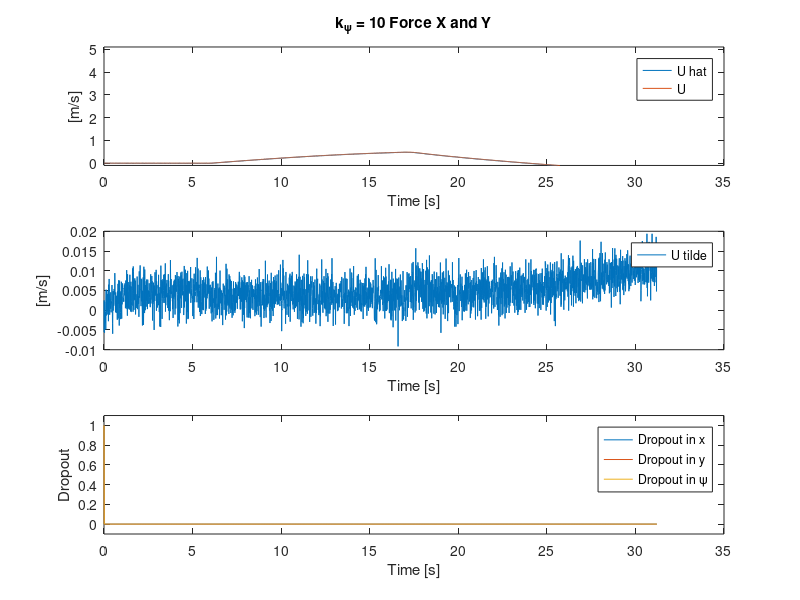
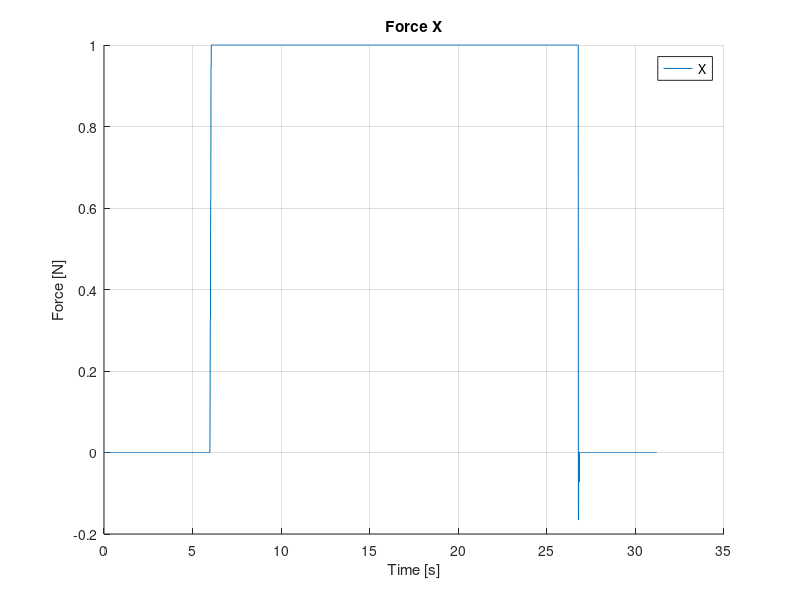
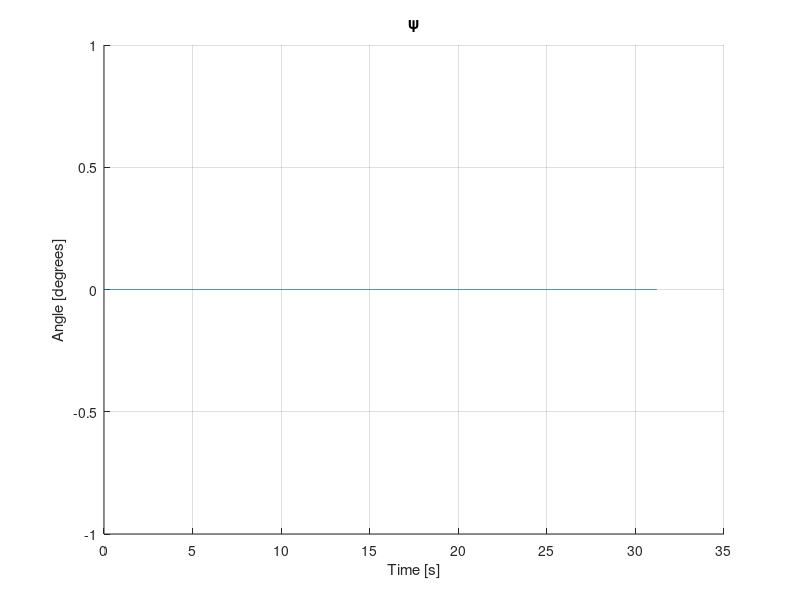
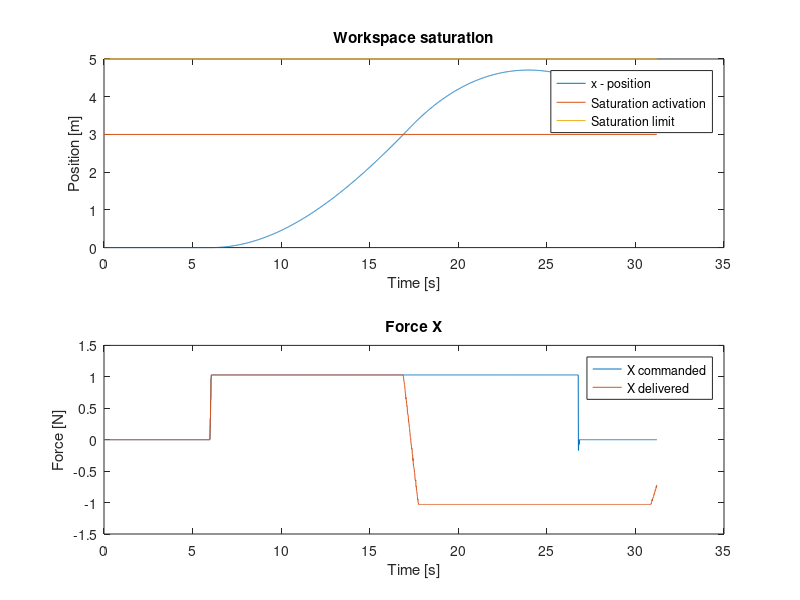

Recreate these plots in MATLAB, in order.
clear
close all
eta = load('psi.mat', 'ans');
eta = eta.ans;
tau = load('tau.mat', 'ans');
tau = tau.ans;
u_hat = load('u_hat.mat', 'ans');
u_hat = u_hat.ans;
u_real = load('u_real.mat', 'ans');
u_real = u_real.ans;
u_tilde = load('u_tilde.mat', 'ans');
u_tilde = u_tilde.ans;
dropout = load('dropout.mat', 'ans');
dropout = dropout.ans;
tau_out = load('tau_out.mat', 'ans');
tau_out = tau_out.ans;
a = 1;
b = length(u_hat(1, :));
%U
f1 = figure;
hold on
grid on
subplot(3, 1, 1);
plot(u_hat(1, a:b), u_hat(2, a:b), u_real(1, a:b), u_real(2, a:b));
title('k_{\psi} = 10 Force X and Y');
xlabel('Time [s]');
ylabel('[m/s]');
legend('U hat', 'U');
ylim([-0.1 5.1]);
subplot(3, 1, 2);
plot(u_tilde(1, a:b), u_tilde(2, a:b));
legend('U tilde');
xlabel('Time [s]');
ylabel('[m/s]');
subplot(3, 1, 3);
plot(dropout(1, a:b), dropout(2:4, a:b));
ylim([-0.1 1.1]);
legend('Dropout in x', 'Dropout in y', 'Dropout in \psi');
xlabel('Time [s]');
ylabel('Dropout');

%force
f2 = figure;
hold on
grid on
plot(tau(1, a:b), tau(2, a:b));
title('Force X');
xlabel('Time [s]');
ylabel('Force [N]');
legend('X');

% psi
f3 = figure;
hold on;
grid on;
plot(eta(1, a:b), eta(4, a:b).*180/pi);
title('\psi');
xlabel('Time [s]');
ylabel('Angle [degrees]');

%dropout detection

f4 = figure;
hold on
grid on
subplot(2, 1, 1);
plot(eta(1, a:b), eta(2, a:b), [eta(1, a), eta(1, b)], [3 3], [eta(1, a), eta(1, b)], [5 5]);
title('Workspace saturation');
xlabel('Time [s]');
ylabel('Position [m]');
legend('x - position', 'Saturation activation', 'Saturation limit');
subplot(2, 1, 2);
plot(tau(1, a:b), tau(2, a:b)*1.03, tau_out(1, a:b), tau_out(2, a:b));
title('Force X');
xlabel('Time [s]');
ylabel('Force [N]');
legend('X commanded', 'X delivered');